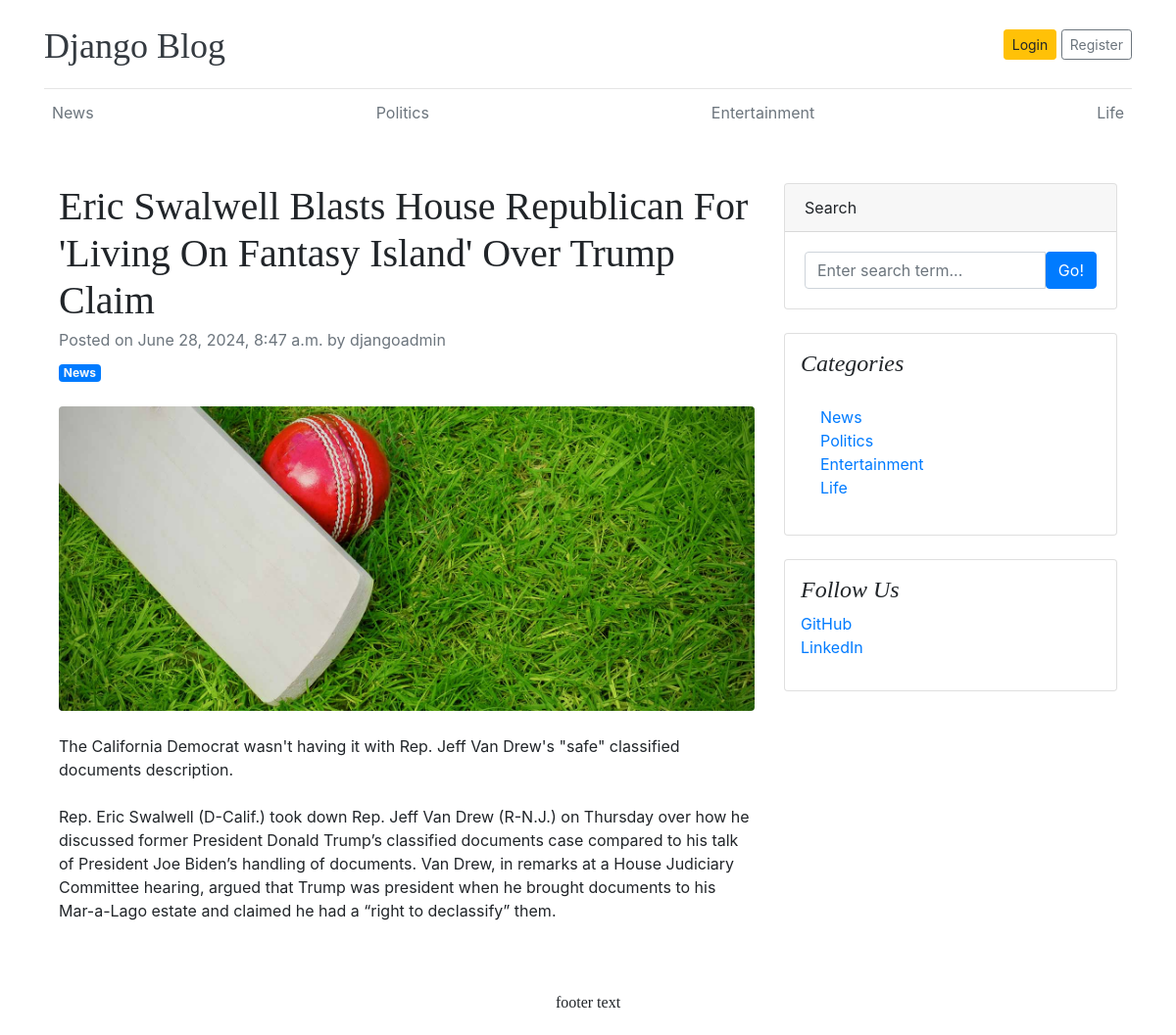
Page /blogs/eric-swalwell-blasts-house-republican-for-living-on-fantasy-island-over-trump-claim on the committed database.
### blogs/models.py (models this page shows, shortened)
class Category(models.Model):
    category_name = models.CharField(max_length=50, unique=True)
    created_at = models.DateTimeField(auto_now_add=True)
    updated_at = models.DateTimeField(auto_now=True)
    class Meta:
        verbose_name_plural = 'Categories'
    def __str__(self):
        return self.category_name

class Blog(models.Model):
    title = models.CharField(max_length=100)
    slug = models.SlugField(max_length=150, unique=True, blank=True)
    category = models.ForeignKey(Category, on_delete=models.CASCADE)
    author = models.ForeignKey(User, on_delete=models.CASCADE)
    featured_image = models.ImageField(upload_to='uploads/%Y/%m/%d')
    short_description = models.TextField(max_length=500)
    blog_body = models.TextField(max_length=2000)
    status = models.CharField(max_length=20, choices=STATUS_CHOICES, default='Draft')
    is_featured = models.BooleanField(default=False)
    created_at = models.DateTimeField(auto_now_add=True)
    updated_at = models.DateTimeField(auto_now=True)

### blogs/views.py (the view)
# urls.py: path('blogs/<slug:slug>', blogs_views.blogs, name='blogs'),
def blogs(request, slug):
    post = get_object_or_404(Blog, slug=slug, status="Published")
    comments = Comment.objects.filter(blog = post.id)
    form = AddCommentForm()
    context = {
        'post': post,
        'comments': comments,
        'form': form
    }
    return render(request, 'blogs.html', context)

### blog_main/forms.py
class AddCommentForm(forms.ModelForm):
    class Meta:
        model = Comment
        fields = ('comment',)

### blogs/context_processors.py (called while the page is built)
def get_categories(request):
    categories = Category.objects.all()
    return dict(categories=categories)

### templates/blogs.html (shortened to what this page needs)
{% extends 'base.html' %}
{% block content %}
{% load crispy_forms_tags %}
<div class="container mt-5">
    <div class="row">
        <div class="col-lg-8">
            <article>
                <header class="mb-4">
                    <h1 class="fw-bolder mb-1">{{ post.title }}</h1>
                    <div class="text-muted fst-italic mb-2">Posted on {{ post.created_at }} by {{ post.author }}</div>
                    <a class="badge bg-primary text-decoration-none text-light" href="#!">{{ post.category }}</a>
                </header>
                <figure class="mb-4"><img class="img-fluid rounded" src="{{ post.featured_image.url }}" alt="..." /></figure>
                <section class="mb-5">
                    <p class="fs-5 mb-4">{{ post.short_description }}</p>
                    <p class="fs-5 mb-4">{{ post.blog_body }}</p>
                    </section>
            </article>
        </div>
        <div class="col-lg-4">
            <div class="card mb-4">
                <div class="card-header">Search</div>
                <div class="card-body">
                    <div class="input-group">
                        <input class="form-control" type="text" placeholder="Enter search term..." aria-label="Enter search term..." aria-describedby="button-search" />
                        <button class="btn btn-primary" id="button-search" type="button">Go!</button>
                    </div>
                </div>
            </div>
            <div class="card mb-4 p-3">
                <h4 class="font-italic">Categories</h4>
                <div class="card-body">
                    <div class="row">
                        <div class="col-sm-6">
                            <ul class="list-unstyled mb-0">
                                {% for category in categories %}
                                <li><a href="{% url 'posts_by_category' category.pk %}">{{ category.category_name }}</a></li>
                                {% endfor %}
                            </ul>
                        </div>
                    </div>
                </div>
            </div>
            <div class="card mb-4 p-3">
                <h4 class="font-italic">Follow Us</h4>
                <ol class="list-unstyled">
                    <li><a href="#">GitHub</a></li>
                    <li><a href="#">LinkedIn</a></li>
                </ol>
            </div>
        </div>
    </div>
</div>
{% endblock %}

### templates/base.html (shortened to what this page needs)
{% load static %}
<!DOCTYPE html>
<html lang="en">
<head>
    <link href="https://getbootstrap.com/docs/4.0/dist/css/bootstrap.min.css" rel="stylesheet">
    <link rel="stylesheet" href="https://cdnjs.cloudflare.com/ajax/libs/font-awesome/4.7.0/css/font-awesome.min.css">
    <link href="{% static 'css/blog.css' %}" rel="stylesheet">
  </head>
    <body>
        <div class="container">
        <header class="blog-header py-3">
            <div class="row flex-nowrap justify-content-between align-items-center">
            <div class="col-8 pt-1">
                <a class="blog-header-logo text-dark" href="/">Django Blog</a>
            </div>
            <div class="col-4 d-flex justify-content-end align-items-center">
                {% if not user.is_authenticated %}
                <a class="btn btn-sm btn-warning" href="{% url 'login' %}">Login</a> &nbsp;
                <a class="btn btn-sm btn-outline-secondary" href="{% url 'register' %}">Register</a>
                {% else %}
                <div><a href="{% url 'dashboard' %}" >Dashboard</a></div>
                &emsp;
                <span><a href="{% url 'logout' %}">Logout</a></span>
                {% endif %}
            </div>
            </div>
        </header>
        <div class="nav-scroller py-1 mb-2">
            <nav class="nav d-flex justify-content-between">
            {% for category in categories %}
            <a href="{% url 'posts_by_category' category.pk %}" class="p-2 text-muted" href="#">{{ category.category_name }}</a>
            {% endfor %}
            </nav>
        </div>
{% block content %}
{% endblock %}
    <footer class="text-center my-4">
        <h6>footer text</h6>
    </footer>
</div>
</body>
</html>

### blog_main/static/css/blog.css (style rules this page uses)
.blog-header { border-bottom: 1px solid #e5e5e5; }
.blog-header-logo { font-family: "Playfair Display", Georgia, "Times New Roman", serif; font-size: 2.25rem; }
h1, h2, h3, h4, h5, h6 { font-family: "Playfair Display", Georgia, "Times New Roman", serif; }

### rows in the picture
Category: category_name "News"
Category: category_name "Politics"
Category: category_name "Entertainment"
Category: category_name "Life"
Blog: title "Eric Swalwell Blasts House Republican For 'Living On Fantasy Island' Over Trump Claim", created_at "June 28, 2024, 8:47 a.m.", author "djangoadmin", category "News", featured_image (picture), short_description "The California Democrat wasn't having it with Rep. Jeff Van Drew's \"safe\" classified documents description.", blog_body "Rep. Eric Swalwell (D-Calif.) took down Rep. Jeff Van Drew (R-N.J.) on Thursday over how he discussed former President Donald Trump’s classified documents case compared to his talk of President Joe Biden’s handling of documents. Van Drew, in remarks at a House Judiciary Committee hearing, argued that Trump was president when he brought documents to his Mar-a-Lago estate and claimed he had a “right to declassify” them."
